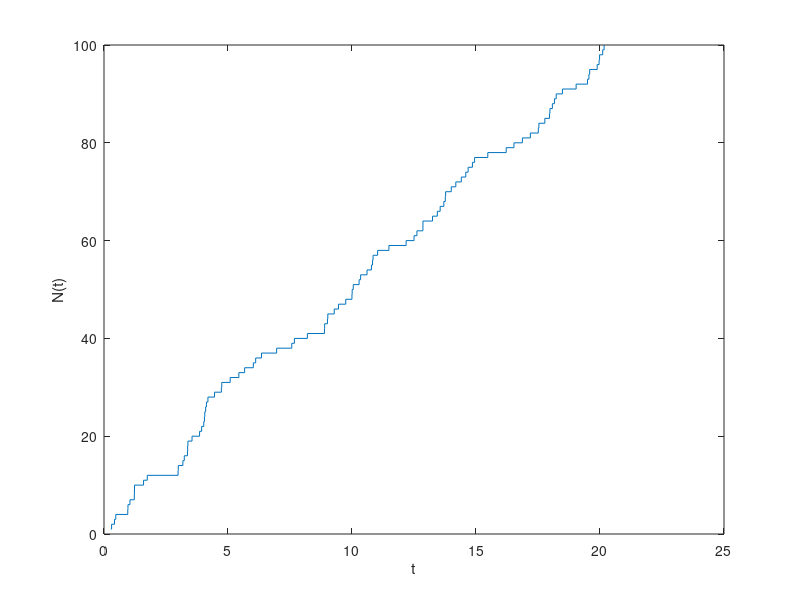

MATLAB code to generate this figure:
pkg load statistics

clc;
clear all;
close all;

# Διαδικασία Καταμέτρησης Poisson
# Task Α

N = 100;                # Number of successive events
lambda = 5;
mean = 1/lambda;
succ_events = exprnd(mean, 1, N);
sum_succ_events = succ_events;

for i = 1 : (N - 1)
  sum_succ_events(1, i+1) = sum_succ_events(1, i) + succ_events(1, i+1);
endfor

y = 1 : N;
stairs(sum_succ_events(1,:), y);
xlabel("t");
ylabel("N(t)");

